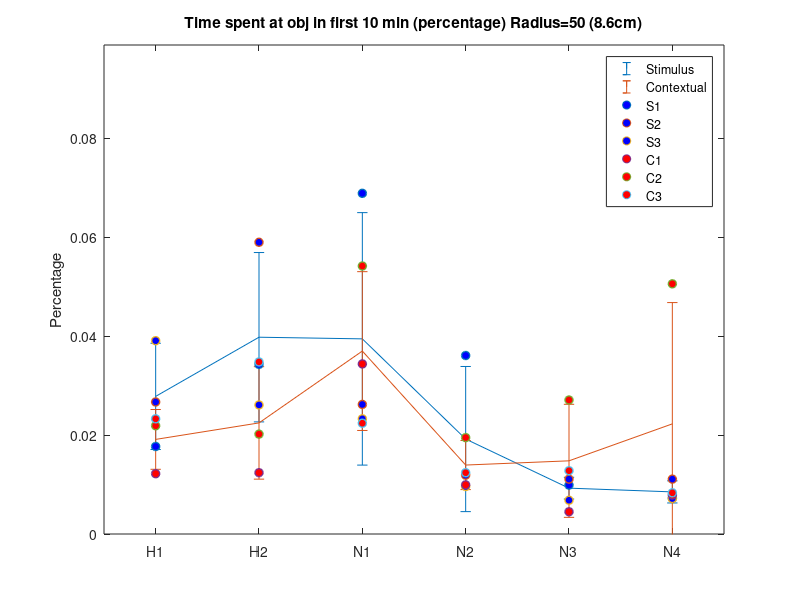
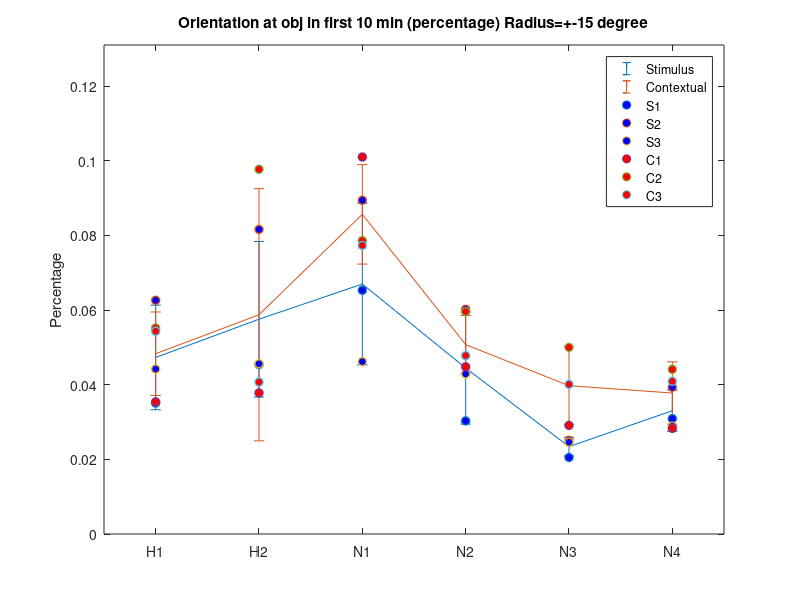

Write the MATLAB code that produced these figures, in order.

XTick={'H1'	'H2'	'N1'	'N2'	'N3'	'N4'	'N5'	'N6'	'N7'	'N8'	'N9'	'N10'	'N11'	'N12'};


% 1-3 rows are contextual novelty
% 4-6 rows are stimulus novelty

Y_dis=[1.22E-02	1.24E-02	3.44E-02	9.94E-03	4.50E-03	7.89E-03;
2.19E-02	2.02E-02	5.42E-02	1.95E-02	2.71E-02	5.06E-02;
2.33E-02	3.48E-02	2.24E-02	1.24E-02	1.28E-02	8.33E-03;
1.77E-02	3.43E-02	6.89E-02	3.61E-02	9.89E-03	7.28E-03;
2.67E-02	5.90E-02	2.62E-02	1.19E-02	1.11E-02	1.11E-02;
3.91E-02	2.61E-02	2.33E-02	9.61E-03	6.83E-03	7.17E-03;]


Y_ang=[3.54E-02	3.78E-02	1.01E-01	4.48E-02	2.91E-02	2.83E-02;
5.52E-02	9.77E-02	7.86E-02	5.96E-02	5.00E-02	4.41E-02;
5.43E-02	4.07E-02	7.73E-02	4.78E-02	4.01E-02	4.09E-02;
3.51E-02	4.54E-02	6.53E-02	3.03E-02	2.05E-02	3.09E-02;
6.26E-02	8.16E-02	8.94E-02	6.02E-02	2.51E-02	3.93E-02;
4.42E-02	4.56E-02	4.62E-02	4.29E-02	2.46E-02	2.89E-02;]


XTick=XTick(1:length(Y_dis(1,:)));
X=1:length(Y_dis(1,:));



condavg=mean(Y_dis(1:3,:));
studavg=mean(Y_dis(4:6,:));

conaavg=mean(Y_ang(1:3,:));
stuaavg=mean(Y_ang(4:6,:));

condstd=std(Y_dis(1:3,:));
studstd=std(Y_dis(4:6,:));

conastd=std(Y_ang(1:3,:));
stuastd=std(Y_ang(4:6,:));


disfig=figure(1)
errorbar(X,studavg,studstd)
hold on
errorbar(X,condavg,condstd)
hold on
scatter(X,Y_dis(4,:),'Marker','o','MarkerFaceColor','b','LineWidth',1)
hold on
scatter(X,Y_dis(5,:),'Marker','o','MarkerFaceColor','b','LineWidth',1)
hold on
scatter(X,Y_dis(6,:),'Marker','o','MarkerFaceColor','b','LineWidth',1)
hold on
scatter(X,Y_dis(1,:),'Marker','o','MarkerFaceColor','r','LineWidth',1)
hold on
scatter(X,Y_dis(2,:),'Marker','o','MarkerFaceColor','r','LineWidth',1)
hold on
scatter(X,Y_dis(3,:),'Marker','o','MarkerFaceColor','r','LineWidth',1)
title('Time spent at obj in first 10 min (percentage) Radius=50 (8.6cm)')
ylabel('Percentage')
legend('Stimulus','Contextual','S1','S2','S3','C1','C2','C3')
xticks(X);
xticklabels(XTick);
axis([X(1)-0.5 X(end)+0.5 0 max(max(Y_dis))+0.03]);


angfig=figure(2)
errorbar(X,stuaavg,stuastd)
hold on
errorbar(X,conaavg,conastd)
hold on
scatter(X,Y_ang(4,:),'Marker','o','MarkerFaceColor','b','LineWidth',1)
hold on
scatter(X,Y_ang(5,:),'Marker','o','MarkerFaceColor','b','LineWidth',1)
hold on
scatter(X,Y_ang(6,:),'Marker','o','MarkerFaceColor','b','LineWidth',1)
hold on
scatter(X,Y_ang(1,:),'Marker','o','MarkerFaceColor','r','LineWidth',1)
hold on
scatter(X,Y_ang(2,:),'Marker','o','MarkerFaceColor','r','LineWidth',1)
hold on
scatter(X,Y_ang(3,:),'Marker','o','MarkerFaceColor','r','LineWidth',1)

title('Orientation at obj in first 10 min (percentage) Radius=+-15 degree')
ylabel('Percentage')
legend('Stimulus','Contextual','S1','S2','S3','C1','C2','C3')
xticks(X);
xticklabels(XTick);
axis([X(1)-0.5 X(end)+0.5 0 max(max(Y_ang))+0.03]);

saveas(disfig,'Distance_compare.png')
saveas(angfig,'Angle_compare.png')